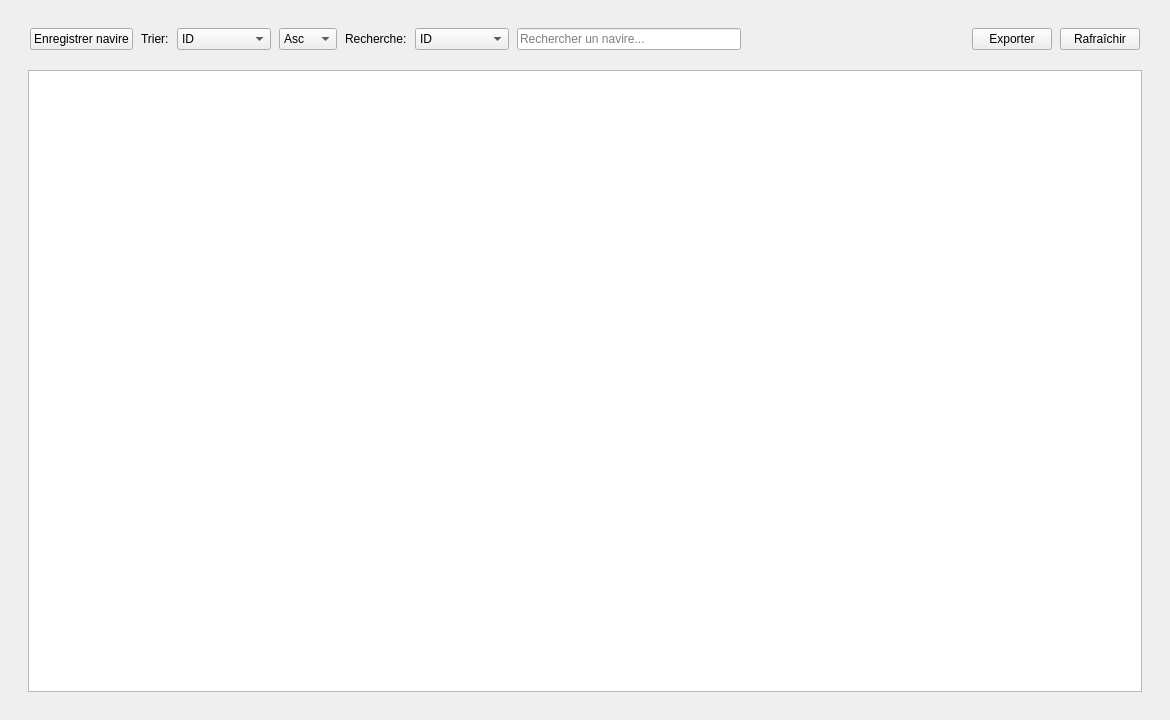
<?xml version="1.0" encoding="UTF-8"?>
<ui version="4.0">
 <class>NaviresPage</class>
 <widget class="QWidget" name="NaviresPage">
  <property name="geometry">
   <rect>
    <x>0</x>
    <y>0</y>
    <width>1170</width>
    <height>720</height>
   </rect>
  </property>
  <layout class="QVBoxLayout" name="verticalLayout">
   <property name="spacing">
    <number>0</number>
   </property>
   <property name="leftMargin">
    <number>18</number>
   </property>
   <property name="topMargin">
    <number>18</number>
   </property>
   <property name="rightMargin">
    <number>18</number>
   </property>
   <property name="bottomMargin">
    <number>18</number>
   </property>
   <item>
    <widget class="QWidget" name="controlsWidget">
     <layout class="QHBoxLayout" name="controlsLayout">
      <property name="spacing">
       <number>8</number>
      </property>
      <property name="leftMargin">
       <number>12</number>
      </property>
      <property name="topMargin">
       <number>10</number>
      </property>
      <property name="rightMargin">
       <number>12</number>
      </property>
      <property name="bottomMargin">
       <number>10</number>
      </property>
      <item>
       <widget class="QPushButton" name="btnAddNavire">
        <property name="text">
         <string>Enregistrer navire</string>
        </property>
       </widget>
      </item>
      <item>
       <widget class="QLabel" name="labelSort">
        <property name="text">
         <string>Trier:</string>
        </property>
       </widget>
      </item>
      <item>
       <widget class="QComboBox" name="comboSortField">
        <item>
         <property name="text">
          <string>ID</string>
         </property>
        </item>
        <item>
         <property name="text">
          <string>Nom</string>
         </property>
        </item>
        <item>
         <property name="text">
          <string>Matricule</string>
         </property>
        </item>
        <item>
         <property name="text">
          <string>Type</string>
         </property>
        </item>
        <item>
         <property name="text">
          <string>Propriétaire</string>
         </property>
        </item>
        <item>
         <property name="text">
          <string>Statut</string>
         </property>
        </item>
       </widget>
      </item>
      <item>
       <widget class="QComboBox" name="comboSortOrder">
        <item>
         <property name="text">
          <string>Asc</string>
         </property>
        </item>
        <item>
         <property name="text">
          <string>Desc</string>
         </property>
        </item>
       </widget>
      </item>
      <item>
       <widget class="QLabel" name="labelSearch">
        <property name="text">
         <string>Recherche:</string>
        </property>
       </widget>
      </item>
      <item>
       <widget class="QComboBox" name="comboSearchField">
        <item>
         <property name="text">
          <string>ID</string>
         </property>
        </item>
        <item>
         <property name="text">
          <string>Nom</string>
         </property>
        </item>
        <item>
         <property name="text">
          <string>Matricule</string>
         </property>
        </item>
        <item>
         <property name="text">
          <string>Type</string>
         </property>
        </item>
        <item>
         <property name="text">
          <string>Propriétaire</string>
         </property>
        </item>
        <item>
         <property name="text">
          <string>Statut</string>
         </property>
        </item>
       </widget>
      </item>
      <item>
       <widget class="QLineEdit" name="searchBar">
        <property name="placeholderText">
         <string>Rechercher un navire...</string>
        </property>
       </widget>
      </item>
      <item>
       <spacer name="horizontalSpacer">
        <property name="orientation">
         <enum>Qt::Horizontal</enum>
        </property>
        <property name="sizeHint" stdset="0">
         <size>
          <width>40</width>
          <height>20</height>
         </size>
        </property>
       </spacer>
      </item>
      <item>
       <widget class="QPushButton" name="btnExport">
        <property name="text">
         <string>Exporter</string>
        </property>
       </widget>
      </item>
      <item>
       <widget class="QPushButton" name="btnRefresh">
        <property name="text">
         <string>Rafraîchir</string>
        </property>
       </widget>
      </item>
     </layout>
    </widget>
   </item>
   <item>
    <widget class="QWidget" name="tableCard">
     <layout class="QVBoxLayout" name="tableCardLayout">
      <property name="leftMargin">
       <number>10</number>
      </property>
      <property name="topMargin">
       <number>10</number>
      </property>
      <property name="rightMargin">
       <number>10</number>
      </property>
      <property name="bottomMargin">
       <number>10</number>
      </property>
      <item>
       <widget class="QTableWidget" name="tableNavires"/>
      </item>
     </layout>
    </widget>
   </item>
  </layout>
 </widget>
 <resources/>
 <connections/>
</ui>
